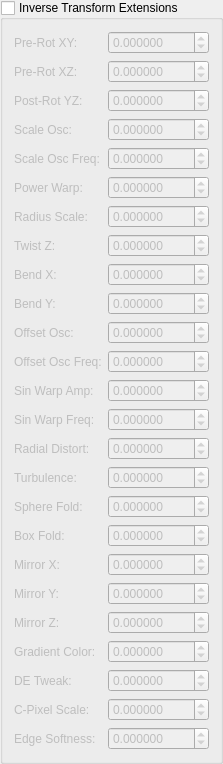
   <widget class="MyGroupBox" name="groupCheck_inverse_extensions">
    <property name="title"><string>Inverse Transform Extensions</string></property>
    <property name="checkable"><bool>true</bool></property>
    <property name="checked"><bool>false</bool></property>
    <layout class="QGridLayout">
     <item row="0" column="0">
      <widget class="QLabel"><property name="text"><string>Pre-Rot XY:</string></property></widget>
     </item>
     <item row="0" column="1">
      <widget class="MyDoubleSpinBox" name="spinboxd_transf_iv_pre_rot_xy">
       <property name="decimals"><number>6</number></property>
       <property name="minimum"><double>-1000.000000</double></property>
       <property name="maximum"><double>1000.000000</double></property>
       <property name="singleStep"><double>0.1</double></property>
      </widget>
     </item>
     <item row="1" column="0">
      <widget class="QLabel"><property name="text"><string>Pre-Rot XZ:</string></property></widget>
     </item>
     <item row="1" column="1">
      <widget class="MyDoubleSpinBox" name="spinboxd_transf_iv_pre_rot_xz">
       <property name="decimals"><number>6</number></property>
       <property name="minimum"><double>-1000.000000</double></property>
       <property name="maximum"><double>1000.000000</double></property>
       <property name="singleStep"><double>0.1</double></property>
      </widget>
     </item>
     <item row="2" column="0">
      <widget class="QLabel"><property name="text"><string>Post-Rot YZ:</string></property></widget>
     </item>
     <item row="2" column="1">
      <widget class="MyDoubleSpinBox" name="spinboxd_transf_iv_post_rot_yz">
       <property name="decimals"><number>6</number></property>
       <property name="minimum"><double>-1000.000000</double></property>
       <property name="maximum"><double>1000.000000</double></property>
       <property name="singleStep"><double>0.1</double></property>
      </widget>
     </item>
     <item row="3" column="0">
      <widget class="QLabel"><property name="text"><string>Scale Osc:</string></property></widget>
     </item>
     <item row="3" column="1">
      <widget class="MyDoubleSpinBox" name="spinboxd_transf_iv_scale_osc">
       <property name="decimals"><number>6</number></property>
       <property name="minimum"><double>-1000.000000</double></property>
       <property name="maximum"><double>1000.000000</double></property>
       <property name="singleStep"><double>0.1</double></property>
      </widget>
     </item>
     <item row="4" column="0">
      <widget class="QLabel"><property name="text"><string>Scale Osc Freq:</string></property></widget>
     </item>
     <item row="4" column="1">
      <widget class="MyDoubleSpinBox" name="spinboxd_transf_iv_scale_osc_freq">
       <property name="decimals"><number>6</number></property>
       <property name="minimum"><double>-1000.000000</double></property>
       <property name="maximum"><double>1000.000000</double></property>
       <property name="singleStep"><double>0.1</double></property>
      </widget>
     </item>
     <item row="5" column="0">
      <widget class="QLabel"><property name="text"><string>Power Warp:</string></property></widget>
     </item>
     <item row="5" column="1">
      <widget class="MyDoubleSpinBox" name="spinboxd_transf_iv_power_warp">
       <property name="decimals"><number>6</number></property>
       <property name="minimum"><double>-1000.000000</double></property>
       <property name="maximum"><double>1000.000000</double></property>
       <property name="singleStep"><double>0.1</double></property>
      </widget>
     </item>
     <item row="6" column="0">
      <widget class="QLabel"><property name="text"><string>Radius Scale:</string></property></widget>
     </item>
     <item row="6" column="1">
      <widget class="MyDoubleSpinBox" name="spinboxd_transf_iv_radius_scale">
       <property name="decimals"><number>6</number></property>
       <property name="minimum"><double>-1000.000000</double></property>
       <property name="maximum"><double>1000.000000</double></property>
       <property name="singleStep"><double>0.1</double></property>
      </widget>
     </item>
     <item row="7" column="0">
      <widget class="QLabel"><property name="text"><string>Twist Z:</string></property></widget>
     </item>
     <item row="7" column="1">
      <widget class="MyDoubleSpinBox" name="spinboxd_transf_iv_twist_z">
       <property name="decimals"><number>6</number></property>
       <property name="minimum"><double>-1000.000000</double></property>
       <property name="maximum"><double>1000.000000</double></property>
       <property name="singleStep"><double>0.1</double></property>
      </widget>
     </item>
     <item row="8" column="0">
      <widget class="QLabel"><property name="text"><string>Bend X:</string></property></widget>
     </item>
     <item row="8" column="1">
      <widget class="MyDoubleSpinBox" name="spinboxd_transf_iv_bend_x">
       <property name="decimals"><number>6</number></property>
       <property name="minimum"><double>-1000.000000</double></property>
       <property name="maximum"><double>1000.000000</double></property>
       <property name="singleStep"><double>0.1</double></property>
      </widget>
     </item>
     <item row="9" column="0">
      <widget class="QLabel"><property name="text"><string>Bend Y:</string></property></widget>
     </item>
     <item row="9" column="1">
      <widget class="MyDoubleSpinBox" name="spinboxd_transf_iv_bend_y">
       <property name="decimals"><number>6</number></property>
       <property name="minimum"><double>-1000.000000</double></property>
       <property name="maximum"><double>1000.000000</double></property>
       <property name="singleStep"><double>0.1</double></property>
      </widget>
     </item>
     <item row="10" column="0">
      <widget class="QLabel"><property name="text"><string>Offset Osc:</string></property></widget>
     </item>
     <item row="10" column="1">
      <widget class="MyDoubleSpinBox" name="spinboxd_transf_iv_offset_osc">
       <property name="decimals"><number>6</number></property>
       <property name="minimum"><double>-1000.000000</double></property>
       <property name="maximum"><double>1000.000000</double></property>
       <property name="singleStep"><double>0.1</double></property>
      </widget>
     </item>
     <item row="11" column="0">
      <widget class="QLabel"><property name="text"><string>Offset Osc Freq:</string></property></widget>
     </item>
     <item row="11" column="1">
      <widget class="MyDoubleSpinBox" name="spinboxd_transf_iv_offset_osc_freq">
       <property name="decimals"><number>6</number></property>
       <property name="minimum"><double>-1000.000000</double></property>
       <property name="maximum"><double>1000.000000</double></property>
       <property name="singleStep"><double>0.1</double></property>
      </widget>
     </item>
     <item row="12" column="0">
      <widget class="QLabel"><property name="text"><string>Sin Warp Amp:</string></property></widget>
     </item>
     <item row="12" column="1">
      <widget class="MyDoubleSpinBox" name="spinboxd_transf_iv_sin_warp_amp">
       <property name="decimals"><number>6</number></property>
       <property name="minimum"><double>-1000.000000</double></property>
       <property name="maximum"><double>1000.000000</double></property>
       <property name="singleStep"><double>0.1</double></property>
      </widget>
     </item>
     <item row="13" column="0">
      <widget class="QLabel"><property name="text"><string>Sin Warp Freq:</string></property></widget>
     </item>
     <item row="13" column="1">
      <widget class="MyDoubleSpinBox" name="spinboxd_transf_iv_sin_warp_freq">
       <property name="decimals"><number>6</number></property>
       <property name="minimum"><double>-1000.000000</double></property>
       <property name="maximum"><double>1000.000000</double></property>
       <property name="singleStep"><double>0.1</double></property>
      </widget>
     </item>
     <item row="14" column="0">
      <widget class="QLabel"><property name="text"><string>Radial Distort:</string></property></widget>
     </item>
     <item row="14" column="1">
      <widget class="MyDoubleSpinBox" name="spinboxd_transf_iv_radial_distort">
       <property name="decimals"><number>6</number></property>
       <property name="minimum"><double>-1000.000000</double></property>
       <property name="maximum"><double>1000.000000</double></property>
       <property name="singleStep"><double>0.1</double></property>
      </widget>
     </item>
     <item row="15" column="0">
      <widget class="QLabel"><property name="text"><string>Turbulence:</string></property></widget>
     </item>
     <item row="15" column="1">
      <widget class="MyDoubleSpinBox" name="spinboxd_transf_iv_turbulence">
       <property name="decimals"><number>6</number></property>
       <property name="minimum"><double>-1000.000000</double></property>
       <property name="maximum"><double>1000.000000</double></property>
       <property name="singleStep"><double>0.1</double></property>
      </widget>
     </item>
     <item row="16" column="0">
      <widget class="QLabel"><property name="text"><string>Sphere Fold:</string></property></widget>
     </item>
     <item row="16" column="1">
      <widget class="MyDoubleSpinBox" name="spinboxd_transf_iv_sphere_fold">
       <property name="decimals"><number>6</number></property>
       <property name="minimum"><double>-1000.000000</double></property>
       <property name="maximum"><double>1000.000000</double></property>
       <property name="singleStep"><double>0.1</double></property>
      </widget>
     </item>
     <item row="17" column="0">
      <widget class="QLabel"><property name="text"><string>Box Fold:</string></property></widget>
     </item>
     <item row="17" column="1">
      <widget class="MyDoubleSpinBox" name="spinboxd_transf_iv_box_fold">
       <property name="decimals"><number>6</number></property>
       <property name="minimum"><double>-1000.000000</double></property>
       <property name="maximum"><double>1000.000000</double></property>
       <property name="singleStep"><double>0.1</double></property>
      </widget>
     </item>
     <item row="18" column="0">
      <widget class="QLabel"><property name="text"><string>Mirror X:</string></property></widget>
     </item>
     <item row="18" column="1">
      <widget class="MyDoubleSpinBox" name="spinboxd_transf_iv_mirror_x">
       <property name="decimals"><number>6</number></property>
       <property name="minimum"><double>-1000.000000</double></property>
       <property name="maximum"><double>1000.000000</double></property>
       <property name="singleStep"><double>0.1</double></property>
      </widget>
     </item>
     <item row="19" column="0">
      <widget class="QLabel"><property name="text"><string>Mirror Y:</string></property></widget>
     </item>
     <item row="19" column="1">
      <widget class="MyDoubleSpinBox" name="spinboxd_transf_iv_mirror_y">
       <property name="decimals"><number>6</number></property>
       <property name="minimum"><double>-1000.000000</double></property>
       <property name="maximum"><double>1000.000000</double></property>
       <property name="singleStep"><double>0.1</double></property>
      </widget>
     </item>
     <item row="20" column="0">
      <widget class="QLabel"><property name="text"><string>Mirror Z:</string></property></widget>
     </item>
     <item row="20" column="1">
      <widget class="MyDoubleSpinBox" name="spinboxd_transf_iv_mirror_z">
       <property name="decimals"><number>6</number></property>
       <property name="minimum"><double>-1000.000000</double></property>
       <property name="maximum"><double>1000.000000</double></property>
       <property name="singleStep"><double>0.1</double></property>
      </widget>
     </item>
     <item row="21" column="0">
      <widget class="QLabel"><property name="text"><string>Gradient Color:</string></property></widget>
     </item>
     <item row="21" column="1">
      <widget class="MyDoubleSpinBox" name="spinboxd_transf_iv_gradient_color">
       <property name="decimals"><number>6</number></property>
       <property name="minimum"><double>-1000.000000</double></property>
       <property name="maximum"><double>1000.000000</double></property>
       <property name="singleStep"><double>0.1</double></property>
      </widget>
     </item>
     <item row="22" column="0">
      <widget class="QLabel"><property name="text"><string>DE Tweak:</string></property></widget>
     </item>
     <item row="22" column="1">
      <widget class="MyDoubleSpinBox" name="spinboxd_transf_iv_de_tweak">
       <property name="decimals"><number>6</number></property>
       <property name="minimum"><double>-1000.000000</double></property>
       <property name="maximum"><double>1000.000000</double></property>
       <property name="singleStep"><double>0.1</double></property>
      </widget>
     </item>
     <item row="23" column="0">
      <widget class="QLabel"><property name="text"><string>C-Pixel Scale:</string></property></widget>
     </item>
     <item row="23" column="1">
      <widget class="MyDoubleSpinBox" name="spinboxd_transf_iv_cpixel_scale">
       <property name="decimals"><number>6</number></property>
       <property name="minimum"><double>-1000.000000</double></property>
       <property name="maximum"><double>1000.000000</double></property>
       <property name="singleStep"><double>0.1</double></property>
      </widget>
     </item>
     <item row="24" column="0">
      <widget class="QLabel"><property name="text"><string>Edge Softness:</string></property></widget>
     </item>
     <item row="24" column="1">
      <widget class="MyDoubleSpinBox" name="spinboxd_transf_iv_edge_softness">
       <property name="decimals"><number>6</number></property>
       <property name="minimum"><double>-1000.000000</double></property>
       <property name="maximum"><double>1000.000000</double></property>
       <property name="singleStep"><double>0.1</double></property>
      </widget>
     </item>
    </layout>
   </widget>
